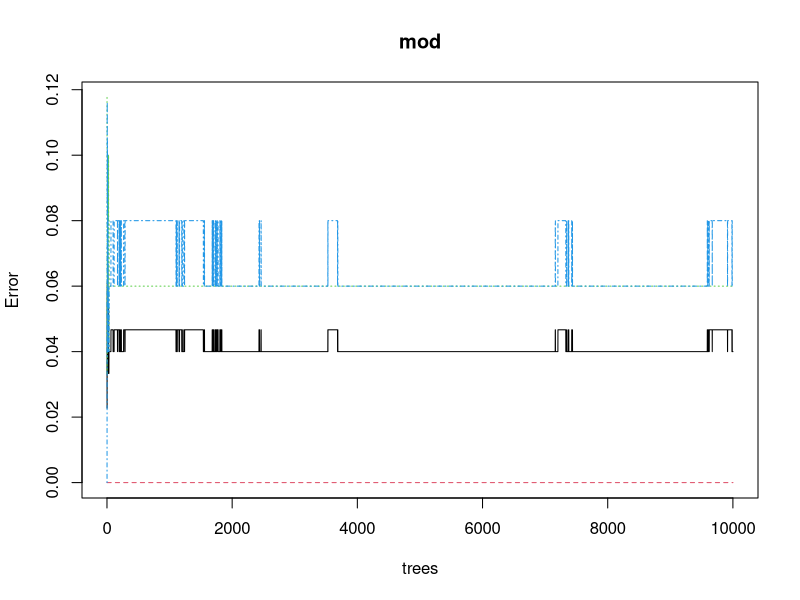
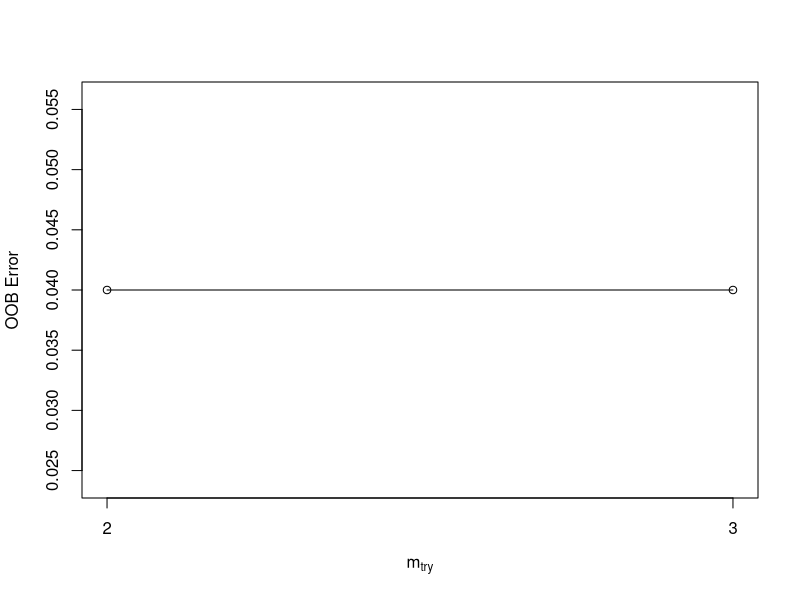

These figures' R source, in order: (Note: this script raises an error after producing the figures.)
### Example hyper-parameter tuning

#set up
    library(randomForest)
    set.seed(1)
    data(iris)

# visualise ntree parameter impact on error
    mod <- randomForest::randomForest(Species ~ ., data=iris, ntree=10001, confusion=TRUE) # mtry not specified so uses defalt value
    plot(mod)

# explore mtry
    #use inbuilt function
                model_tuned <- randomForest::tuneRF(
                    x =dplyr::select(iris, -Species),
                    y=iris$Species, 
                    ntreeTry=1001,
                    mtryStart=2, 
                    stepFactor=1.5,
                    improve=0.1,
                    trace=TRUE #don't show real-time progress
                )

    #use loop to get replicate answers
        #set number of replicates and trees desired
            numReplicates<-100
            numTrees<-1001
        #run loop
            mtryRange<-dim(iris)[2]-2
            oobs<-data.frame(oob=rep(NA, mtryRange*numReplicates))
            counter<-1
            for (replicate in 1:numReplicates){
                for (mtry in 2:(mtryRange+1) ) {
                    mod <- randomForest::randomForest(Species ~ ., data=iris, ntree=numTrees, mtry=mtry) # mtry not specified so uses defalt value
                    oobs$oob[counter]<-as.vector(mod$err.rate[numTrees, 1])
                    oobs$mtry[counter]<-mtry
                    oobs$replicate[counter]<-replicate

                    counter<-counter+1
                }
                print(paste0("Replicate ", replicate, " complete"))
            }
        #plot
        ggplot(oobs, aes(x=mtry, y=oob))+
            geom_jitter(width = 0.1, height = 0.001, alpha=0.5) #adds a little jitter to points to aid visualisation


